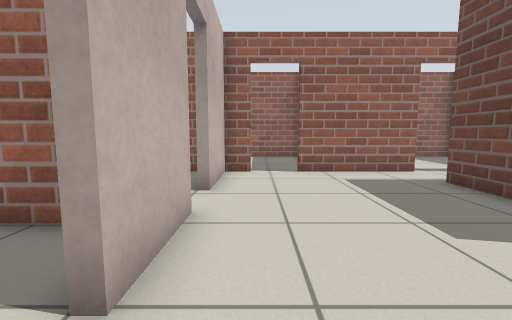
View 1 (above)

24 first-person views from a walk through a Gazebo world. The camera is 0.72 m above the floor, tilts 6° down and sees 90° across. The floor is counted in squares, 0.5 m on a side. Each view is taken from the middle of a square. On the plan, view 1 faces up. The plan holds only what a view shows up to about 13 squares ahead; the rest is blank.

View 2
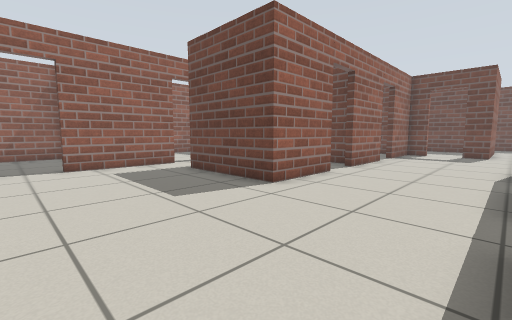

View 3
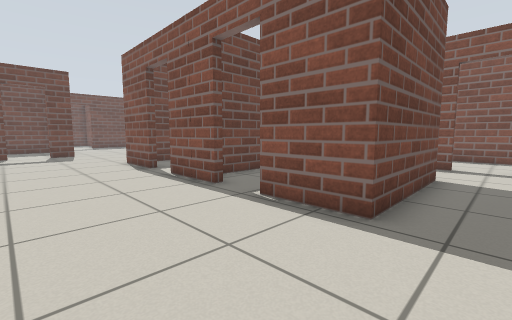

View 4
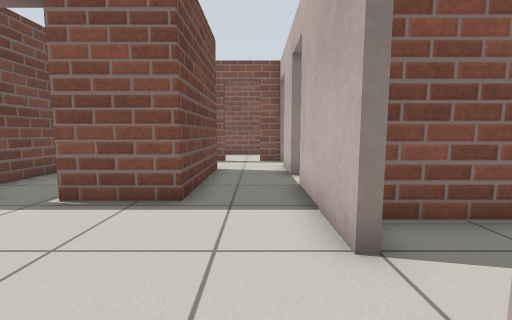

View 5
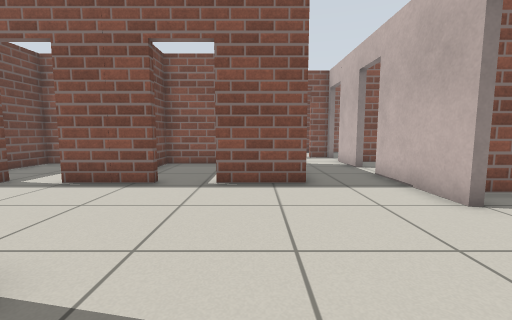

View 6
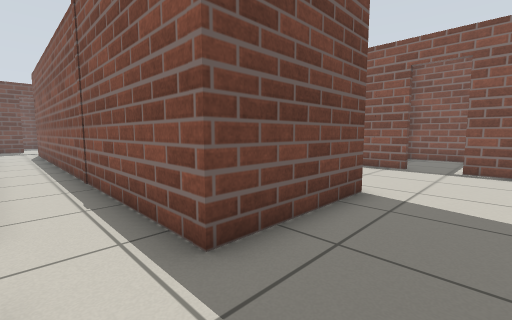

View 7
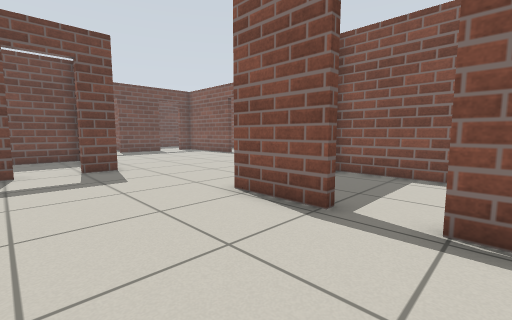

View 8
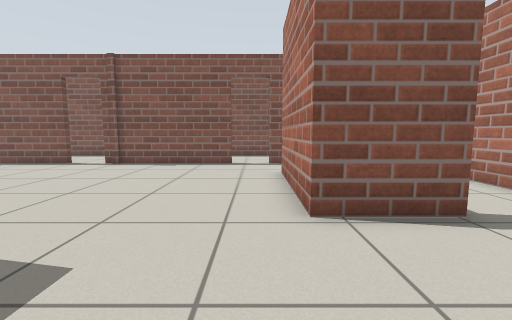

View 9
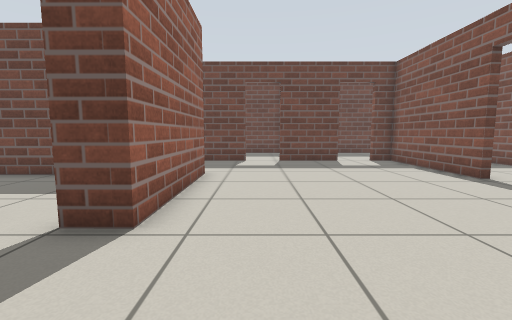

View 10
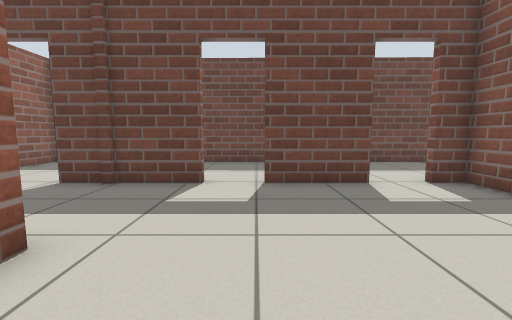

View 11
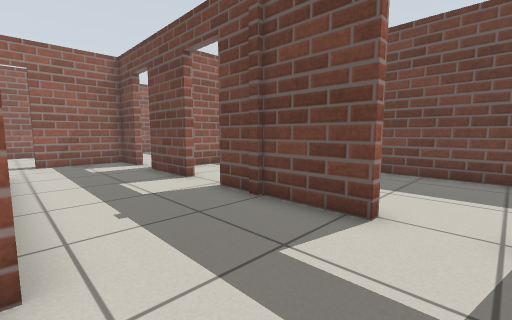

View 12
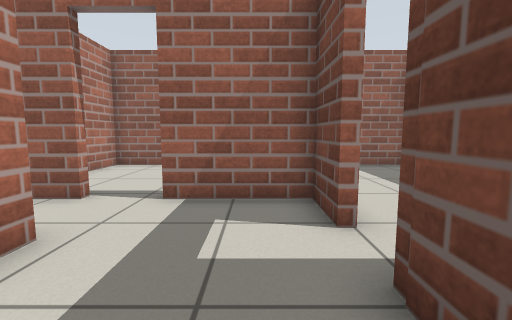

View 13
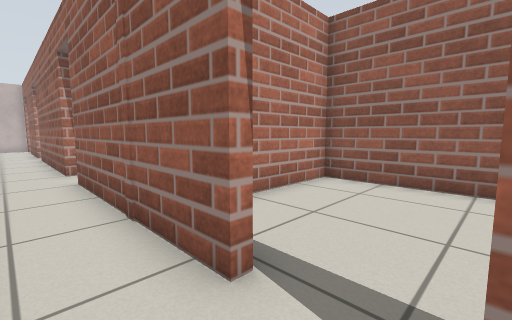

View 14
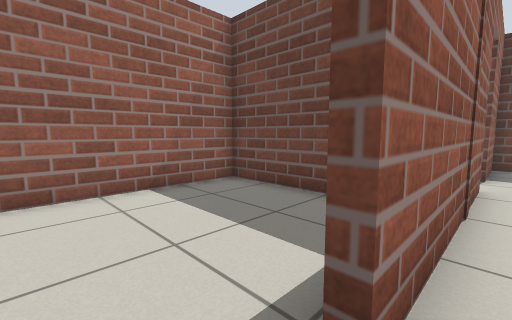

View 15
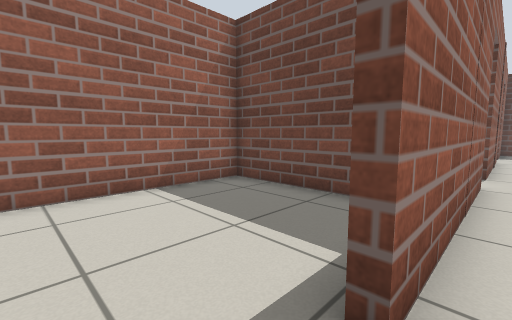

View 16
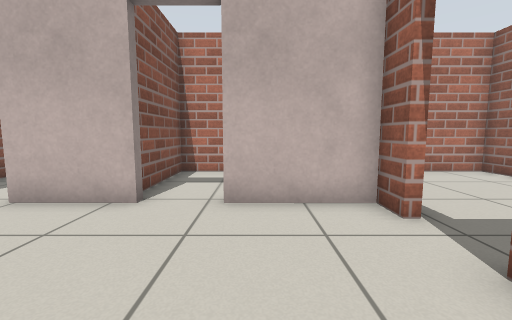

View 17
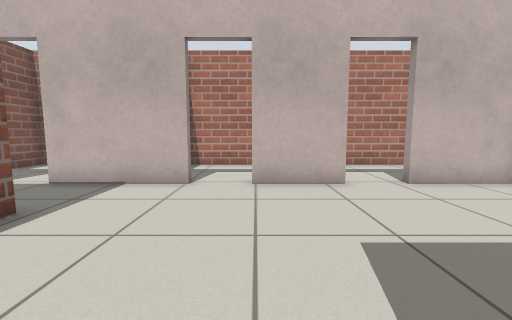

View 18
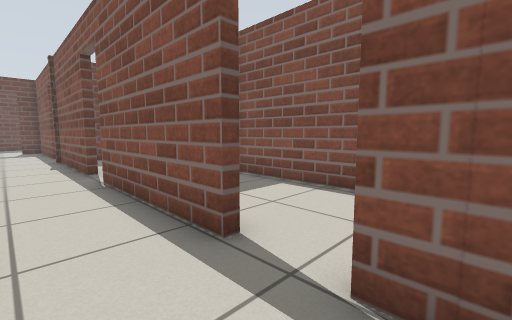

View 19
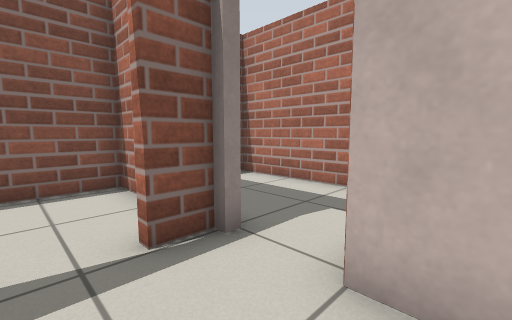

View 20
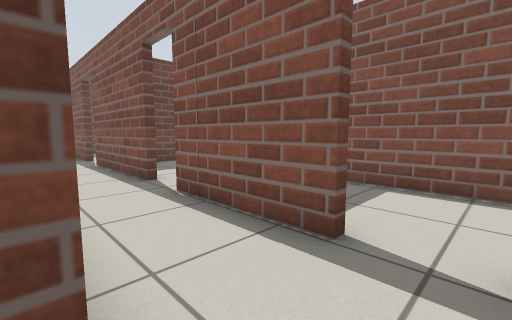

View 21
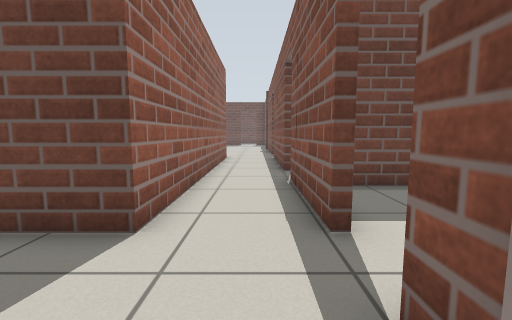

View 22
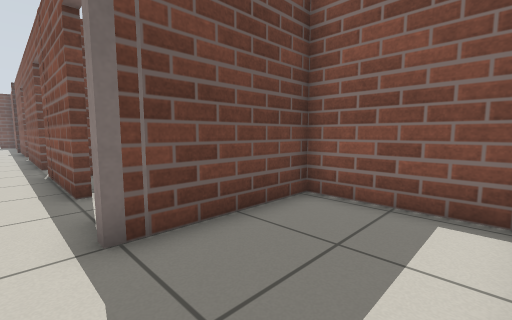

View 23
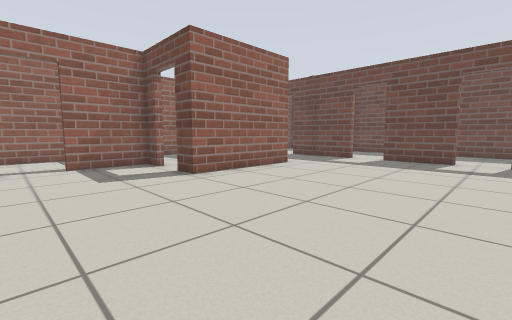

View 24
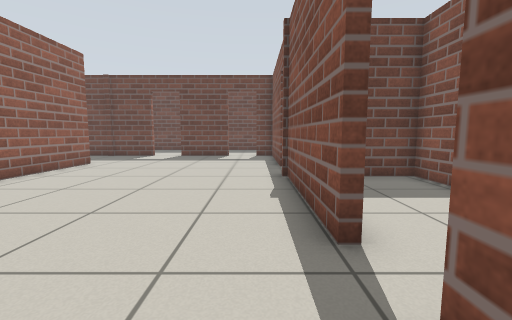

### Floor plan
Key: @ floor where view 1 was taken; # wall or solid block; . floor; D open door.
Columns run from 6 left of view 1 to 34 right of it. Each row starts with its distance up from view 1.
 16 ##    ##    #######  ###########      ###
 15 #..   ..    ......#  .....#.....      ..
 14 #...  ...   ......#  .....#.....     ...
 13 #.... ...   ......#  .....#.....     ..
 12   .......   ......#  .....#.....    ...
 11     .....   ......#  .....# ....    ..
 10     ##DD####DD#######DD#######DD###...
  9 #   .#............................#..
  8 #.. .#............................#.
  7 #....#......###############   #...D.
  6 #....D......#       ...       #...D######
  5 #....D......#       ...      .#...# ...
  4 ######......#    #  ...     ..#...#...
  3 # ...#......###DD###DD####....#...D..
  2 #....D...................#....#...D.
  1 #....D...................D....#...#
  0 #....D@..................D....#...#
 -1 ######...................######...#   ..#
 -2      #..###DD##DD###..............#.....#
 -3      #..# .D.# DD..#..............D.....#
 -4     .D..# ...#.....#..............D.....#
 -5    ..D..#  ..#.....#..............#
 -6   ...#..#  ..#.....#..............#
 -7  ....#..############..............#..
 -8 #####D............................D...
 -9 #....D............................D....
-10 #....#DD####DD######DD######DD##### ....#
-11 #....#.....#..... # .....   ...      ...#
-12 #....#.....# .....#  .....    ..       .#
-13 #....#.....# .....#    ...#    ..
-14 #....#....    ....#     ..#     .
-15 ##########    #####      ##     ##

Positions as (right, up) in squares from view 1, and headings:
1: (0, 0), facing up
2: (0, -2), facing up-right
3: (0, 2), facing down-right
4: (0, 3), facing down
5: (3, 5), facing down
6: (3, 9), facing down-right
7: (8, 2), facing down-right
8: (14, 2), facing down
9: (15, -3), facing right
10: (21, -4), facing right
11: (24, -4), facing up-right
12: (27, 4), facing up
13: (25, 8), facing up-left
14: (15, 9), facing up-right
15: (6, 9), facing up-right
16: (4, 7), facing left
17: (6, 2), facing left
18: (5, -8), facing down-right
19: (1, -7), facing down-left
20: (0, -7), facing down-right
21: (-2, -9), facing right
22: (-5, -9), facing down-right
23: (14, -9), facing up-right
24: (12, -9), facing right
